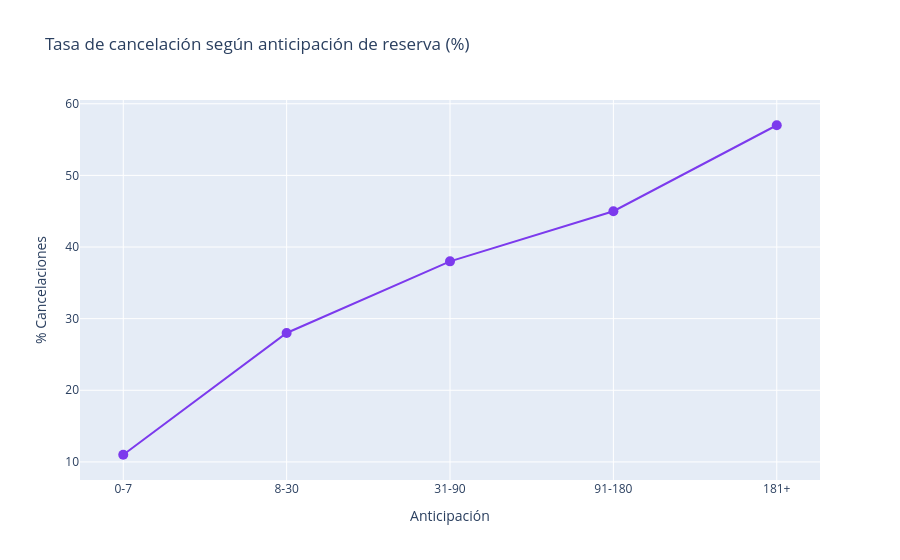

The code cell stored with this chart in its notebook:
### Markdown cell above
Última hora (0-7 días) — 11% cancela, casi nadie
Corto plazo (8-30 días) — 28%
Mediano plazo (31-90 días) — 38%
Anticipada (91-180 días) — 45%
Muy anticipada (181+) — 57% cancela, más de la mitad

### Code cell
# Gráfica interactiva con Plotly
fig = px.line(
    x=cancel_rate_lead.index.astype(str),
    y=cancel_rate_lead.values,
    markers=True,
    title='Tasa de cancelación según anticipación de reserva (%)',
    labels={'x': 'Anticipación', 'y': '% Cancelaciones'}
)
fig.update_traces(line_color='#7C3AED', marker=dict(size=10))
fig.show()

### Figure 1 — Plotly figure (JSON) as saved in the notebook; plotly's stock layout.template omitted (floating-point values rounded to 4 significant figures)
{"data": [{"hovertemplate": "Anticipación=%{x}<br>% Cancelaciones=%{y}<extra></extra>", "legendgroup": "", "line": {"color": "#7C3AED", "dash": "solid"}, "marker": {"size": 10, "symbol": "circle"}, "mode": "lines+markers", "name": "", "orientation": "v", "showlegend": false, "type": "scatter", "x": ["0-7", "8-30", "31-90", "91-180", "181+"], "xaxis": "x", "y": [11.0, 28.0, 38.0, 45.0, 57.0], "yaxis": "y"}], "layout": {"legend": {"tracegroupgap": 0}, "title": {"text": "Tasa de cancelación según anticipación de reserva (%)"}, "xaxis": {"anchor": "y", "domain": [0, 1], "title": {"text": "Anticipación"}}, "yaxis": {"anchor": "x", "domain": [0, 1], "title": {"text": "% Cancelaciones"}}}}
